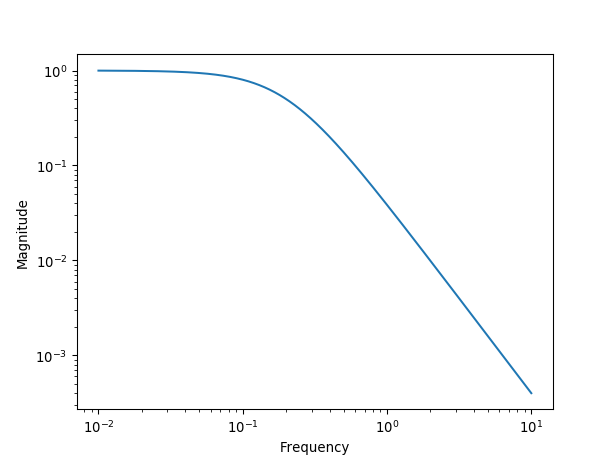

This figure's Python source:
a = rtdpy.Ncstr(tau=10, n=2, dt=.01, time_end=200)
omegas = np.logspace(-2, 1, 1000)
mag = a.frequencyresponse(omegas)
plt.plot(omegas, mag)
plt.xscale('log')
plt.yscale('log')
plt.ylabel('Magnitude')
plt.xlabel('Frequency')
